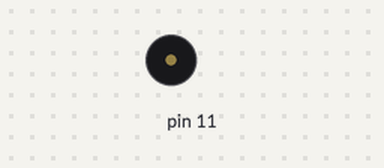
The sketch below on a simulated Arduino Uno, built with avr-gcc and run on an emulated ATmega328P. On the bench: buzzer (waves = sounding). Random numbers use the default seed unless the sketch sets one.

Above: at 0.1 s.
At 31.1 s:
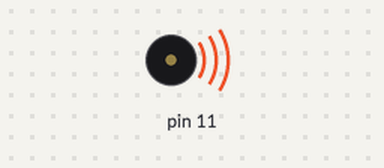
Timing chart, 0 to 40.0 s (numbered marks = the images above):
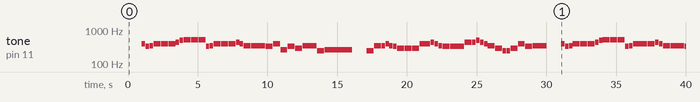

Measured:
- by itself, tone on pin 11: plays 392 Hz for 0.25 s, 330 Hz for 0.25 s, 349 Hz for 0.25 s, 392 Hz for 0.50 s, 392 Hz for 0.50 s, 392 Hz for 0.50 s … (79 notes in this stretch)

The sketch:

buzzertest.ino
```cpp
#define BUZZER 11

#include "jbuzzer.h"

jbuzzer buzzer1(BUZZER);

void setup() {
// if analog input pin 0 is unconnected, random analog
  // noise will cause the call to randomSeed() to generate
  // different seed numbers each time the sketch runs.
  randomSeed(analogRead(0));
 buzzer1.setup();
//  digitalWrite(LED1, LOW);
}


void loop() {
  static unsigned long pause_waitto=0;

  if (!buzzer1.isPlaying())
  {
    if (millis()-pause_waitto>1000)
      buzzer1.playsong( random(1,7) );
  }
  else pause_waitto = millis();

  buzzer1.loop();

}
```

jbuzzer.h
```cpp
/*
  jBuzzer

  Based on a project and code by Dipto Pratyaksa, updated on 31/3/13
  Modified for Christmas by Joshi, on Dec 17th, 2017.
  Made into a non-blocking class by J.
*/

#include "pitches.h"


class jbuzzer
{
  public:
    jbuzzer(int buzzerPin);
    void setup() {pinMode(mBuzzerPin, OUTPUT);  }
    void loop();

    bool isPlaying();
    void playsong(int s, bool repeat = false);
    void finish();

  private:
    void playmNoteIndex(int freq, int dur);

    int * mNotePtr;
    int * mTempoPtr;
    int mNotesLen;
    bool mPlaying;
    int mNoteIndex;
    int mBuzzerPin;
    unsigned long waitto;
    int mRepeatSong;

    int m0[1];
    int t0[1];
};


// Jingle Bells

int Notes1[] = {
  NOTE_E5, NOTE_E5, NOTE_E5,
  NOTE_E5, NOTE_E5, NOTE_E5,
  NOTE_E5, NOTE_G5, NOTE_C5, NOTE_D5,
  NOTE_E5,
  NOTE_F5, NOTE_F5, NOTE_F5, NOTE_F5,
  NOTE_F5, NOTE_E5, NOTE_E5, NOTE_E5, NOTE_E5,
  NOTE_E5, NOTE_D5, NOTE_D5, NOTE_E5,
  NOTE_D5, NOTE_G5
};

int Tempos1[] = {
  8, 8, 4,
  8, 8, 4,
  8, 8, 8, 8,
  2,
  8, 8, 8, 8,
  8, 8, 8, 16, 16,
  8, 8, 8, 8,
  4, 4
};

// We wish you a merry Christmas

int Notes2[] = {
  NOTE_B3,
  NOTE_F4, NOTE_F4, NOTE_G4, NOTE_F4, NOTE_E4,
  NOTE_D4, NOTE_D4, NOTE_D4,
  NOTE_G4, NOTE_G4, NOTE_A4, NOTE_G4, NOTE_F4,
  NOTE_E4, NOTE_E4, NOTE_E4,
  NOTE_A4, NOTE_A4, NOTE_B4, NOTE_A4, NOTE_G4,
  NOTE_F4, NOTE_D4, NOTE_B3, NOTE_B3,
  NOTE_D4, NOTE_G4, NOTE_E4,
  NOTE_F4
};

int Tempos2[] = {
  4,
  4, 8, 8, 8, 8,
  4, 4, 4,
  4, 8, 8, 8, 8,
  4, 4, 4,
  4, 8, 8, 8, 8,
  4, 4, 8, 8,
  4, 4, 4,
  2
};

// Santa Claus is coming to town

int Notes3[] = {
  NOTE_G4,
  NOTE_E4, NOTE_F4, NOTE_G4, NOTE_G4, NOTE_G4,
  NOTE_A4, NOTE_B4, NOTE_C5, NOTE_C5, NOTE_C5,
  NOTE_E4, NOTE_F4, NOTE_G4, NOTE_G4, NOTE_G4,
  NOTE_A4, NOTE_G4, NOTE_F4, NOTE_F4,
  NOTE_E4, NOTE_G4, NOTE_C4, NOTE_E4,
  NOTE_D4, NOTE_F4, NOTE_B3,
  NOTE_C4
};

int Tempos3[] = {
  8,
  8, 8, 4, 4, 4,
  8, 8, 4, 4, 4,
  8, 8, 4, 4, 4,
  8, 8, 4, 2,
  4, 4, 4, 4,
  4, 2, 4,
  1
};


  int Notes4[] = {
  NOTE_C4, NOTE_G3,NOTE_G3, NOTE_GS3, NOTE_G3,0, NOTE_B3, NOTE_C4};
  // mNoteIndex durations: 4 = quarter mNoteIndex, 8 = eighth mNoteIndex, etc.:
  int Tempos4[] = {
    4, 8, 8, 4,4,4,4,4
  };

int Notes5[] = {                            // specific mNoteIndexs in the mNotePtr
 NOTE_B3, NOTE_C5, NOTE_B5, NOTE_D5, NOTE_A4, NOTE_B4, NOTE_B5, NOTE_G4, NOTE_B4, NOTE_D4, NOTE_C4, NOTE_B4, NOTE_C5, NOTE_B5, 0, NOTE_C5, NOTE_B5, NOTE_G4, NOTE_B5, NOTE_FS4, NOTE_G4, NOTE_A5, NOTE_B5, NOTE_G3, NOTE_D4, NOTE_E4, NOTE_D4, NOTE_C4, NOTE_D4, NOTE_G3, NOTE_E4, NOTE_D4, NOTE_C4, NOTE_G3, NOTE_B4, NOTE_A4, NOTE_C5, NOTE_B5, NOTE_G4, NOTE_B5, NOTE_FS4, NOTE_G4, NOTE_A5, NOTE_B5, NOTE_G3, NOTE_D4, NOTE_E4, NOTE_D4, NOTE_C4, NOTE_D4, NOTE_G3, NOTE_E4, NOTE_D4, NOTE_C4, NOTE_G3, NOTE_B4, NOTE_A4 };

int Tempos5[] = {     // mNoteIndex durations: 4 = quarter mNoteIndex, 8 = eighth mNoteIndex, etc.:
  4, 1, 4, 4, 4, 1, 4, 4, 2, 2, 8, 1, 8, 3, 2, 4, 1, 4, 4, 3, 8, 9, 1, 4, 4, 5, 8, 8, 4, 4, 4, 8, 8, 3, 8, 1, 4, 1, 4, 4, 3, 8, 9, 1, 4, 4, 5, 8, 8, 4, 4, 4, 8, 8, 3, 8, 1 };


int Notes6[] = { NOTE_G5, NOTE_E4 };
int Tempos6[] = { 6, 4  };

int Notes7[] = { NOTE_B3, NOTE_B4, NOTE_B5 };
int Tempos7[] = { 8,8,8  };


jbuzzer::jbuzzer(int buzzerPin) : mBuzzerPin(buzzerPin), mRepeatSong(0) { finish(); }

bool jbuzzer::isPlaying() {return mPlaying;}

#define SONGMAP( index ) case index: mNotePtr = Notes##index ; mTempoPtr = Tempos##index ; mNotesLen = sizeof( Notes##index ) / sizeof(int); break;

void jbuzzer::playsong(int s, bool repeat)
    {
      finish();

      mPlaying=true;

      if (repeat)
        mRepeatSong = s;
      else
        mRepeatSong = 0;

      Serial.print("Playing song ");
      Serial.println(s);

      switch (s)
      {
        SONGMAP(1)
        SONGMAP(2)
        SONGMAP(3)
        SONGMAP(4)
        SONGMAP(5)
        SONGMAP(6)
        SONGMAP(7)
        default:
          finish(); // play nothing.
      }
    }

void jbuzzer::loop()
    {
      if (mPlaying && millis()>waitto)
        {
          if (mNoteIndex==mNotesLen)
          {
            if (mRepeatSong==0)
              finish();
            else
              playsong(mRepeatSong,true);
          }
          else
          {
            int mNoteIndexDuration = 2000/(*mTempoPtr);

//            Serial.print(mNoteIndexDuration);
//            Serial.print("\t");
//            Serial.println(*mNotePtr);
            tone(mBuzzerPin, (*mNotePtr), mNoteIndexDuration);
            //pause for the mNoteIndex's duration plus 30 ms:
            waitto = millis()+mNoteIndexDuration+30;

            ++mNotePtr;
            ++mTempoPtr;
            ++mNoteIndex;
          }
        }
    }

void jbuzzer::finish()
{
  mPlaying=false; mNoteIndex=0; waitto=0; mNotesLen=0;
}


void jbuzzer::playmNoteIndex(int freq, int dur)
    {
      mNoteIndex =0;
      waitto =0;
      mPlaying=true;

      m0[0]=freq;
      t0[0]=dur;

      mNotePtr=m0;
      mTempoPtr=t0;
      mNotesLen = 1;
    }
```

pitches.h
```cpp
/*************************************************
* Public Constants
*************************************************/

#define NOTE_B0 31
#define NOTE_C1 33
#define NOTE_CS1 35
#define NOTE_D1 37
#define NOTE_DS1 39
#define NOTE_E1 41
#define NOTE_F1 44
#define NOTE_FS1 46
#define NOTE_G1 49
#define NOTE_GS1 52
#define NOTE_A1 55
#define NOTE_AS1 58
#define NOTE_B1 62
#define NOTE_C2 65
#define NOTE_CS2 69
#define NOTE_D2 73
#define NOTE_DS2 78
#define NOTE_E2 82
#define NOTE_F2 87
#define NOTE_FS2 93
#define NOTE_G2 98
#define NOTE_GS2 104
#define NOTE_A2 110
#define NOTE_AS2 117
#define NOTE_B2 123
#define NOTE_C3 131
#define NOTE_CS3 139
#define NOTE_D3 147
#define NOTE_DS3 156
#define NOTE_E3 165
#define NOTE_F3 175
#define NOTE_FS3 185
#define NOTE_G3 196
#define NOTE_GS3 208
#define NOTE_A3 220
#define NOTE_AS3 233
#define NOTE_B3 247
#define NOTE_C4 262
#define NOTE_CS4 277
#define NOTE_D4 294
#define NOTE_DS4 311
#define NOTE_E4 330
#define NOTE_F4 349
#define NOTE_FS4 370
#define NOTE_G4 392
#define NOTE_GS4 415
#define NOTE_A4 440
#define NOTE_AS4 466
#define NOTE_B4 494
#define NOTE_C5 523
#define NOTE_CS5 554
#define NOTE_D5 587
#define NOTE_DS5 622
#define NOTE_E5 659
#define NOTE_F5 698
#define NOTE_FS5 740
#define NOTE_G5 784
#define NOTE_GS5 831
#define NOTE_A5 880
#define NOTE_AS5 932
#define NOTE_B5 988
#define NOTE_C6 1047
#define NOTE_CS6 1109
#define NOTE_D6 1175
#define NOTE_DS6 1245
#define NOTE_E6 1319
#define NOTE_F6 1397
#define NOTE_FS6 1480
#define NOTE_G6 1568
#define NOTE_GS6 1661
#define NOTE_A6 1760
#define NOTE_AS6 1865
#define NOTE_B6 1976
#define NOTE_C7 2093
#define NOTE_CS7 2217
#define NOTE_D7 2349
#define NOTE_DS7 2489
#define NOTE_E7 2637
#define NOTE_F7 2794
#define NOTE_FS7 2960
#define NOTE_G7 3136
#define NOTE_GS7 3322
#define NOTE_A7 3520
#define NOTE_AS7 3729
#define NOTE_B7 3951
#define NOTE_C8 4186
#define NOTE_CS8 4435
#define NOTE_D8 4699
#define NOTE_DS8 4978
```
